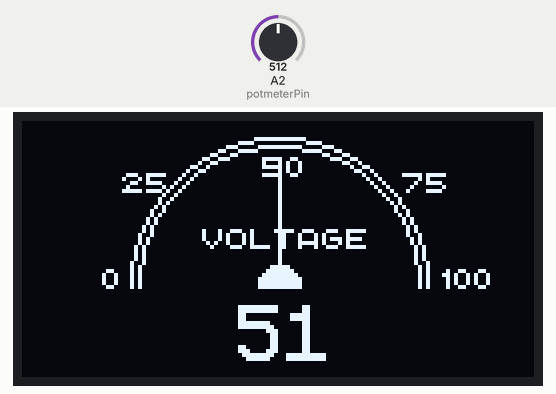
Recording of a sketch running on a simulated Arduino Uno, built with avr-gcc and run on an emulated ATmega328P. Parts: 128×64 one-colour display. Inputs (shaded band) come from the test bench; at power-on: A2 (potmeterPin) = 512.

Above: at 1.2 s.
1.3 s: A2 (potmeterPin) set to 716
At 2.9 s:
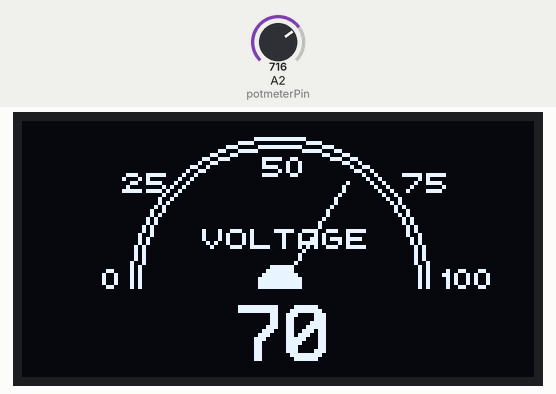
3.2 s: A2 (potmeterPin) set to 900
At 3.8 s:
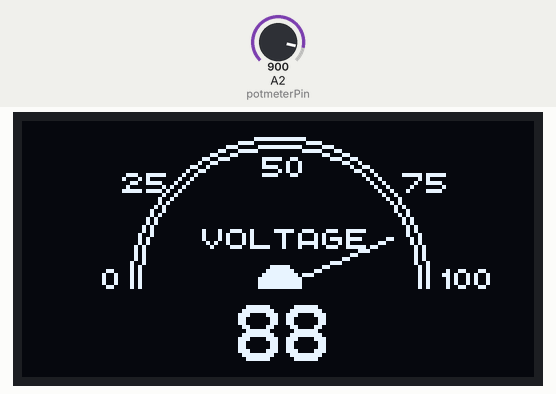
4.9 s: A2 (potmeterPin) set to 1023
At 6.3 s:
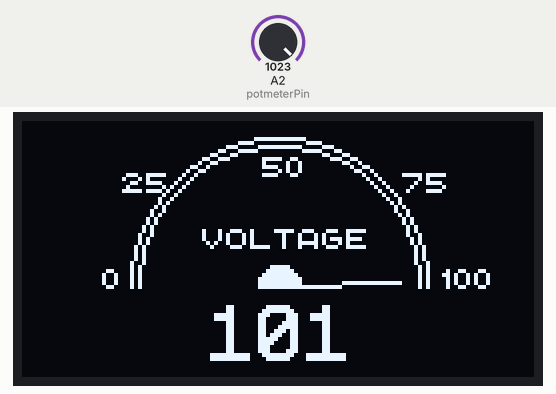
Timing chart, 0 to 7.9 s (numbered marks = the images above; inputs shaded):
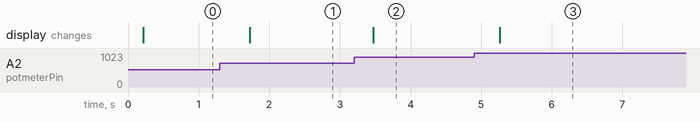

The sketch:

Arduino2_OLED_Voltage_Nextion_Speedometer.ino
```cpp
#include "U8glib.h"
U8GLIB_SSD1306_128X64 u8g(U8G_I2C_OPT_NONE|U8G_I2C_OPT_DEV_0);
const int numReadings = 25;
int readings[numReadings];      // the readings from the analog input
int readIndex = 0;              // the index of the current reading
int total = 0;                  // the running total
int average = 0;                // the average
int xmax=128;
int ymax=62;
int xcenter=xmax/2;
int ycenter=ymax/2+10;
int arc=ymax/2;
int angle=0;
char* label[] = {"VOLTAGE","COOLANT","INTAKE", "VOLT"};
int labelXpos[] = {45, 47, 49, 53};
#define potmeterPin A2 //masukkan pin input ke arduino dari rangkaian voltage divider
int p, w, m,a=10;
u8g_uint_t xx=0;

const int trigPin = 9;
const int echoPin = 10;
const int buzzer = 11;
const int ledPin = 13;

long duration;
int distance;
int safetyDistance;


void gauge(uint8_t angle)
{
  // draw border of the gauge
  if (w<0)
          {
            w=0;
          }


  u8g.drawCircle(xcenter,ycenter,arc+6, U8G_DRAW_UPPER_RIGHT);
  u8g.drawCircle(xcenter,ycenter,arc+4, U8G_DRAW_UPPER_RIGHT);
  u8g.drawCircle(xcenter,ycenter,arc+6, U8G_DRAW_UPPER_LEFT);
  u8g.drawCircle(xcenter,ycenter,arc+4, U8G_DRAW_UPPER_LEFT);

  // draw the needle //pembuatan lengkung lingkarannya
  float x1=sin(2*angle*2*3.14/360);        //pembuatan lingkaran
  float y1=cos(2*angle*2*3.14/360);        // pembuatan lingkaran
  u8g.drawLine(xcenter, ycenter, xcenter+arc*x1, ycenter-arc*y1);
  u8g.drawDisc(xcenter, ycenter, 5, U8G_DRAW_UPPER_LEFT);
  u8g.drawDisc(xcenter, ycenter, 5, U8G_DRAW_UPPER_RIGHT);
  u8g.setFont(u8g_font_chikita);

  // show scale labels pembuatan angka pada lingkarannya
  u8g.drawStr( 20, 42, "0");
  u8g.drawStr( 25, 18, "25");
  u8g.drawStr( 60, 14, "50");
  u8g.drawStr( 95, 18, "75");
  u8g.drawStr( 105, 42, "100");

  // show gauge label pembuatan bacaan VOLTAGE yang ditengah
  u8g.setPrintPos(labelXpos[0],32);
  u8g.print(label[0]);

  // show digital value and align its position penunjukkan angka digital voltage
  u8g.setFont(u8g_font_profont22);
  u8g.setPrintPos(54,60);
  if (w<10){
    u8g.print("0");
  }
  if (w>99)
    {
     u8g.setPrintPos(47,60);
    }
  u8g.print(w+1


  );
}


void setup(void)
{
  for (int thisReading = 0; thisReading < numReadings; thisReading++)
    {
       readings[thisReading] = 0;
    }
    u8g.setFont(u8g_font_chikita);
    u8g.setColorIndex(1);

  // assign default color value
  if ( u8g.getMode() == U8G_MODE_R3G3B2 )
    {
      u8g.setColorIndex(255);
    }
  else if ( u8g.getMode() == U8G_MODE_GRAY2BIT )
    {
      u8g.setColorIndex(3);
    }
  else if ( u8g.getMode() == U8G_MODE_BW )
    {
      u8g.setColorIndex(1);
    }
  else if ( u8g.getMode() == U8G_MODE_HICOLOR )
    {
      u8g.setHiColorByRGB(255,255,255);
    }
}


void loop(void) {
    // subtract the last reading:
  total = total - readings[readIndex];

  // read from the sensor:
  readings[readIndex] = analogRead(potmeterPin); //pembacaan data analog dari rangkaian voltage divider

  // add the reading to the total:
  total = total + readings[readIndex];

  // advance to the next position in the array:
  readIndex = readIndex + 1;

  // if we're at the end of the array...
  if (readIndex >= numReadings)
  {
    // ...wrap around to the beginning:
    readIndex = 0;
  }

  // calculate the average:
  average = total / numReadings;

  p = analogRead(potmeterPin); //ini kuncinya untuk menyesuaikan angka digital
  w = map(p,0,1023,0,100);  //Change the first 2 numbers to calibrate voltage to 0-100%    ini kuncinya untuk menyesuaikan angka digital   sekaligus range dari implementasi angka voltage yang sebenarnya nanti dibuat 0-1023 o menandakan  voltage 0 dan 0 volt dan 1023 menandakan 5 vol dan voltage 100 volt selebih dari itu rentangnya saja
  m = map(p,0,1023 ,0,90);   //Change the first 2 numbers to calibrate voltage to 0-100%    ini kuncinya untuk menyesuaikan angka digital

  // show needle and dial
  xx = m;
  if (xx<45){
    xx=xx+135;
  }
  else if (xx>135){
    xx=135; //below 0 should keep pointing at 180 degrees
  }
  else if (xx>90){

    xx=45; //above 100 should keep pointing at 0 degrees
  }
  else {
    xx=xx-45;
  }

  // picture loop
  {
    u8g.firstPage();
    do {
      gauge(xx);          //lihat void gauge xx disini maksudnya variabel pengganti dari nilai analog input rangkaian voltage divider
    }
    while( u8g.nextPage() );
  }
}
```

Measured:
- after the input at 1.3 s, the display: changes after 0.42 s (image 1)
- after the input at 3.2 s, the display: changes after 0.27 s (image 2)
- after the input at 4.9 s, the display: changes after 0.37 s (image 3)
